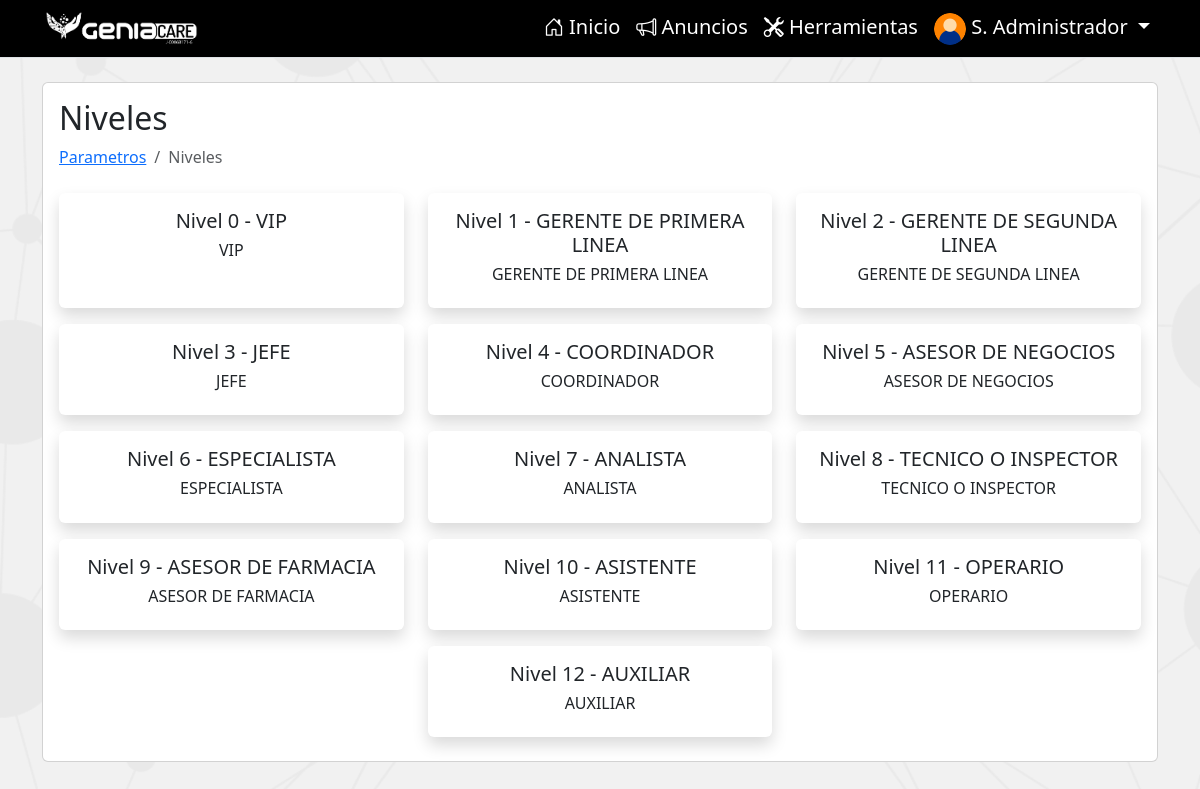
The app's page /systemparameters/niveles (signed in) with its own data.
### performanceGC/models.py (models this page shows, shortened)
class Empleado(models.Model):
    imagen = models.ImageField(upload_to='images/', null=True, blank=True)
    nombre = models.TextField(max_length=200)
    apellido = models.TextField(max_length=200)
    cedula = models.IntegerField(default=0, unique=True)
    ficha = models.IntegerField(default=0, unique=True)
    ceco = models.CharField(max_length=15)
    fechaIngreso = models.DateField('Fecha de Ingreso', null=True, blank=True)
    fechaEgreso = models.DateField(null=True, blank=True)
    fechaNacimiento = models.DateField(null=True, blank=True)
    cargo = models.ForeignKey(Cargo, on_delete=models.CASCADE)
    usuario = models.OneToOneField(
        User, on_delete=models.CASCADE, null=True, blank=True)
    es_evaluado = models.BooleanField(default=True)
    history = HistoricalRecords()
    class Meta:
        ordering = ['ficha']
        verbose_name = 'Empleado'
        verbose_name_plural = 'Empleados'
    def __str__(self):
        return self.nombre + ' ' + self.apellido
    def get_short_name(self):
        return f'{self.nombre[0]}. {self.apellido.split()[0]}'.title()

class Niveles(models.Model):
    CHOICES = (
        (0, 'VIP'),
        (1, 'GERENTE DE PRIMERA LINEA'),
        (2, 'GERENTE DE SEGUNDA LINEA'),
        (3, 'JEFE'),
        (4, 'COORDINADOR'),
        (5, 'ASESOR DE NEGOCIOS'),
        (6, 'ESPECIALISTA'),
        (7, 'ANALISTA'),
        (8, 'TECNICO O INSPECTOR'),
        (9, 'ASESOR DE FARMACIA'),
        (10, 'ASISTENTE'),
        (11, 'OPERARIO'),
        (12, 'AUXILIAR')
    )
    formatos = (
        ('pns', 'Personal de Nomina Semanal'),
        ('pnm', 'Personal de Nomina Mensual')
        )
    valor = models.IntegerField(choices=CHOICES)
    porCompetencias = models.IntegerField(default=50)
    cantidadCompetencias = models.IntegerField(default=2)
    cantidadObjetivos = models.IntegerField(default=4)
    porObjetivos = models.IntegerField(default=50)
    nivel = models.ForeignKey(Nivel, on_delete=models.CASCADE, default=1)
    formato_de_evaluacion = models.TextField(choices=formatos, default='pnm')
    history = HistoricalRecords()
    class Meta:
        ordering = ['valor']
        verbose_name = 'Nivel de Cargo'
        verbose_name_plural = 'Niveles de Cargos'
    def __str__(self):
        return f'Nivel {self.valor} - {self.get_choice_value()}'
    def get_choice_value(self):
        return dict(self.CHOICES)[self.valor]

### performanceGC/views.py (the view)
# urls.py: path('systemparameters/niveles', views.system_parameters_niveles, name='systemparametersniveles'),
@login_required(login_url='signin')
def system_parameters_niveles(request):
    niveles = Niveles.objects.all().order_by('valor')
    return render(request, 'system_parameters_niveles.html', {
        'niveles': niveles
    })

### performanceGC/models.py (called while the page is built)
    def __str__(self):
        return self.nombreText

### performanceGC/templatetags/custom_tags.py (called while the page is built)
@register.filter
def get_file_url(file_field):
    try:
        return file_field.url
    except ValueError:
        return None

### performanceGC/templates/system_parameters_niveles.html (shortened to what this page needs)
{% extends 'main.html' %}
{% block content %}
<main class="container">
    <div class="card card-body mt-4">
        <section class="row justify-content-center">
            <h2 class="">Niveles</h2>
            <nav aria-label="breadcrumb">
                <ol class="breadcrumb">
                    <li class="breadcrumb-item"><a href="{% url 'systemparameters' %}">Parametros</a></li>
                    <li class="breadcrumb-item active" aria-current="page">Niveles</li>
                </ol>
            </nav>
            {% for nivel in niveles %}
            <div class="col-md-4 my-2">
                <div class="card border-0 shadow h-100">
                    <div class="card-body">
                        <h5 class="text-center">{{nivel}}</h5>
                        <h6 class="text-center">{{nivel.get_choice_value}}</h6>
                    </div>
                </div>
            </div>
            {% endfor %}
        </section>
    </div>
    {% endblock %}

### performanceGC/templates/partials/navbar.html (shortened to what this page needs)
{% load static %}
{% load custom_tags %}
<nav class="navbar navbar-expand-lg bg-black border-bottom border-bottom-dark py-1 sticky-md-top" >
  <div class="container">
    <a class="navbar-brand  py-0" href="{% url 'index' %}">
      <img src="{% static 'logo.png' %}" alt="GeniaCare" height="40" class="logo">
    </a>
    {% if user.is_authenticated %}
    <div class="collapse navbar-collapse" id="navbarSupportedContent">
      <ul class="navbar-nav ms-auto mb-2 mb-lg-0">
        <li class="nav-item-gc">
          <a class="nav-link text-white fs-5 bi bi-house-door" aria-current="page" href="{% url 'index' %}"> Inicio</a>
        </li>
        <li class="nav-item-gc">
          <a class="nav-link text-white fs-5 bi bi-megaphone" aria-current="page" href="{% url 'announcements' %}"> Anuncios</a>
        </li>
        {% if user.is_staff %}
        <li class="nav-item-gc">
          <button class="nav-link text-white fs-5 bi bi-tools" data-bs-toggle="offcanvas" href="#offcanvasTools" role="button"
            aria-controls="offcanvasTools"> Herramientas</button>
        </li>
        {% endif %}
        <li class="nav-item-g c dropdown ">
          <a class="nav-link dropdown-toggle text-white fs-5" href="" role="button" data-bs-toggle="dropdown"
            aria-expanded="false">
            {% with 'default-avatar.png' as default_avatar_name %}
                  {% static default_avatar_name as default_avatar_url %}
            <img src="{{ user.empleado.imagen|get_file_url|default:default_avatar_url }}"
                           alt="Sin imagen"
                           onerror="this.onerror=null;this.src='{{ default_avatar_url }}';"
                           class="rounded-circle"
                           style="width: 32px; height: 32px; image-rendering: auto; object-fit: cover;">
            {% endwith %}
            {{user.empleado.get_short_name}}
          </a>
        </li>
      </ul>
    </div>
    {% endif %}
  </div>
</nav>

### records on screen
Niveles: valor "Nivel 0 - VIP", get_choice_value "VIP"
Niveles: valor "Nivel 1 - GERENTE DE PRIMERA LINEA", get_choice_value "GERENTE DE PRIMERA LINEA"
Niveles: valor "Nivel 2 - GERENTE DE SEGUNDA LINEA", get_choice_value "GERENTE DE SEGUNDA LINEA"
Niveles: valor "Nivel 3 - JEFE", get_choice_value "JEFE"
Niveles: valor "Nivel 4 - COORDINADOR", get_choice_value "COORDINADOR"
Niveles: valor "Nivel 5 - ASESOR DE NEGOCIOS", get_choice_value "ASESOR DE NEGOCIOS"
Niveles: valor "Nivel 6 - ESPECIALISTA", get_choice_value "ESPECIALISTA"
Niveles: valor "Nivel 7 - ANALISTA", get_choice_value "ANALISTA"
Niveles: valor "Nivel 8 - TECNICO O INSPECTOR", get_choice_value "TECNICO O INSPECTOR"
Niveles: valor "Nivel 9 - ASESOR DE FARMACIA", get_choice_value "ASESOR DE FARMACIA"
Niveles: valor "Nivel 10 - ASISTENTE", get_choice_value "ASISTENTE"
Niveles: valor "Nivel 11 - OPERARIO", get_choice_value "OPERARIO"
Niveles: valor "Nivel 12 - AUXILIAR", get_choice_value "AUXILIAR"

### other values on screen
{{ user.empleado.get_short_name }} "S. Administrador"
